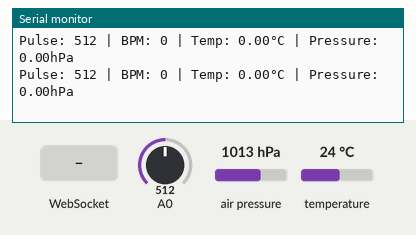
Simulated run of this sketch. Board: ESP8266 (NodeMCU). Shown: the last lines printed to the serial monitor. The test bench sets the inputs (shaded band); at power-on: air pressure 1013 hPa, A0 = 512, temperature 24 °C.

Above: at 1.3 s.
1.4 s: WebSocket text "1" received
2.9 s: air pressure set to 952 hPa
At 2.99 s:
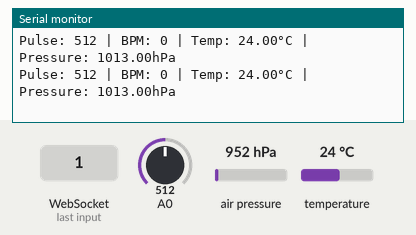
4.4 s: A0 set to 610
At 4.4 s:
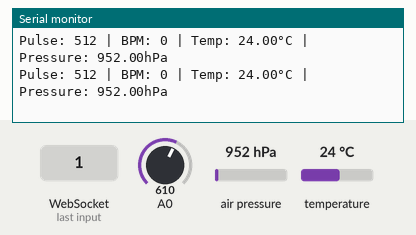
5.9 s: temperature set to 12 °C
At 6.23 s:
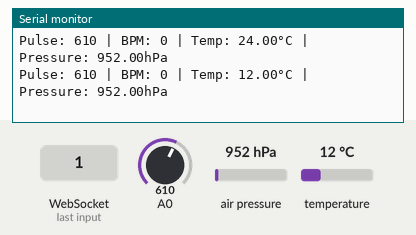
7.4 s: WebSocket text "0" received
At 7.41 s:
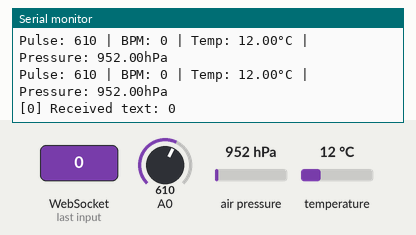
8.9 s: A0 set to 590
At 9.09 s:
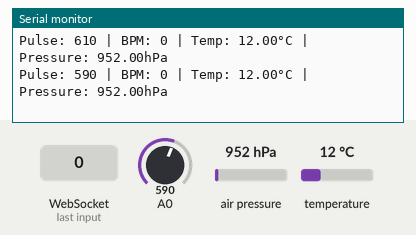
Timing chart, 0 to 11.4 s (numbered marks = the images above; inputs shaded):
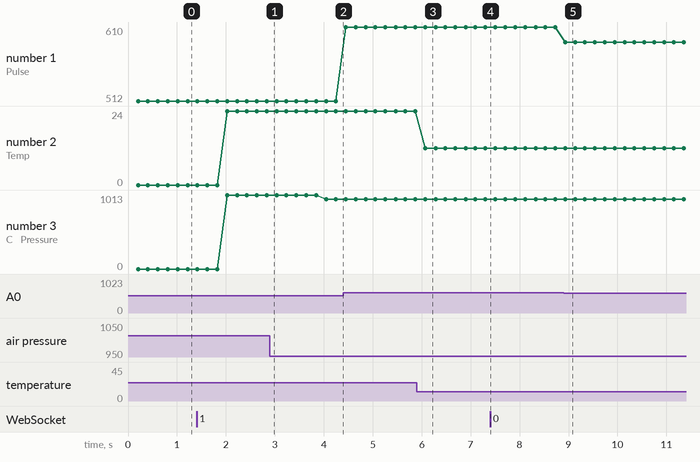

Measured:
- after the input at 5.9 s, the serial monitor: prints a new line after 0.17 s (image 3)
- after the input at 7.4 s, the serial monitor: prints a new line at once (image 4)
- after the input at 8.9 s, the serial monitor: prints a new line at once (image 5)
- plotted number 1: 512 → 610 after the input at 4.4 s, 610 → 590 after the input at 8.9 s
- plotted number 2: 24 → 12 after the input at 5.9 s
- plotted number 3: 1013 → 952 after the input at 2.9 s

The sketch:

health_monatring.ino
```cpp
/*
 * Health Monitoring System with ESP8266
 * Developed by: Yash Kumar C (firoziyash.in.net)
 *
 * Features:
 * - Real-time BPM monitoring with animated visualization
 * - Temperature and pressure monitoring (BMP280)
 * - Web-based interface accessible via ESP8266 AP mode
 * - Live pulse waveform graphing
 * - No internet required - standalone operation
 *
 * Hardware Required:
 * - ESP8266 NodeMCU
 * - HW-827 Pulse Sensor
 * - BMP280 Temperature/Pressure Sensor
 *
 * Part of elecBazaar.shop project collection
 *
 * Last Updated: 14/04/2025
 */

#include <ESP8266WiFi.h>
#include <ESP8266WebServer.h>
#include <WebSocketsServer.h>
#include <ArduinoJson.h>
#include <Wire.h>
#include <Adafruit_BMP280.h>

// AP Mode Configuration
const char* ap_ssid = "HealthMonitor";
const char* ap_password = "12345678";  // 8-63 characters

ESP8266WebServer server(80);
WebSocketsServer webSocket = WebSocketsServer(81);
Adafruit_BMP280 bmp; // I2C Interface

// Sensor variables
int pulseValue = 0;
int BPM = 0;
float temperature = 0;
float pressure = 0;
bool pulseDetected = false;
unsigned long lastBeatTime = 0;
unsigned long lastSerialPrintTime = 0;
unsigned long lastEnvReadTime = 0;

void setup() {
  Serial.begin(115200);
  delay(100);

  // Initialize BMP280
  if (!bmp.begin(0x76)) { // 0x76 or 0x77 depending on your module
    Serial.println("Could not find BMP280 sensor!");
    while (1);
  }

  // Set up Access Point
  Serial.println();
  Serial.print("Setting up AP Mode...");
  WiFi.mode(WIFI_AP);
  WiFi.softAP(ap_ssid, ap_password);

  Serial.println("AP Mode Activated");
  Serial.print("AP SSID: ");
  Serial.println(ap_ssid);
  Serial.print("AP Password: ");
  Serial.println(ap_password);
  Serial.print("AP IP Address: ");
  Serial.println(WiFi.softAPIP());

  // Start WebSocket server
  webSocket.begin();
  webSocket.onEvent(webSocketEvent);
  Serial.println("WebSocket server started on port 81");

  // Handle HTTP requests
  server.on("/", handleRoot);
  server.begin();
  Serial.println("HTTP server started on port 80");
}

void loop() {
  webSocket.loop();
  server.handleClient();

  // Read pulse sensor value
  pulseValue = analogRead(A0);

  // Read environmental data every 2 seconds
  if (millis() - lastEnvReadTime > 2000) {
    temperature = bmp.readTemperature();
    pressure = bmp.readPressure() / 100.0F; // Convert to hPa
    lastEnvReadTime = millis();
    sendEnvData();
  }

  // Print to Serial Monitor every 200ms
  if (millis() - lastSerialPrintTime > 200) {
    Serial.print("Pulse: ");
    Serial.print(pulseValue);
    Serial.print(" | BPM: ");
    Serial.print(BPM);
    Serial.print(" | Temp: ");
    Serial.print(temperature);
    Serial.print("°C | Pressure: ");
    Serial.print(pressure);
    Serial.println("hPa");
    lastSerialPrintTime = millis();
  }

  // Pulse detection algorithm
  if (pulseValue > 600) { // Adjust threshold based on your sensor
    if (!pulseDetected) {
      pulseDetected = true;
      if (lastBeatTime > 0) { // Only calculate BPM if we have a previous beat
        BPM = 60000 / (millis() - lastBeatTime);
        Serial.print("Beat detected! BPM: ");
        Serial.println(BPM);
      }
      lastBeatTime = millis();
      sendPulseData();
    }
  } else {
    pulseDetected = false;

    // Send continuous data for graph
    if (millis() % 50 == 0) { // Send every 50ms
      sendGraphData();
    }
  }

  delay(10);
}

void sendPulseData() {
  DynamicJsonDocument doc(1024);
  doc["type"] = "pulse";
  doc["value"] = pulseValue;
  doc["bpm"] = BPM;
  String jsonStr;
  serializeJson(doc, jsonStr);
  webSocket.broadcastTXT(jsonStr);
}

void sendEnvData() {
  DynamicJsonDocument doc(1024);
  doc["type"] = "environment";
  doc["temp"] = temperature;
  doc["pressure"] = pressure;
  String jsonStr;
  serializeJson(doc, jsonStr);
  webSocket.broadcastTXT(jsonStr);
}

void sendGraphData() {
  DynamicJsonDocument doc(1024);
  doc["type"] = "graph";
  doc["value"] = pulseValue;
  String jsonStr;
  serializeJson(doc, jsonStr);
  webSocket.broadcastTXT(jsonStr);
}

void handleRoot() {
  String html = R"=====(
<!DOCTYPE html>
<html>
<head>
  <title>Health Monitor</title>
  <meta name='viewport' content='width=device-width, initial-scale=1.0'>
  <style>
    body { font-family: Arial, sans-serif; margin: 0; padding: 20px; background: #f5f5f5; }
    .container { max-width: 800px; margin: 0 auto; background: white; padding: 20px; border-radius: 10px; box-shadow: 0 0 10px rgba(0,0,0,0.1); }
    h1 { text-align: center; color: #333; }
    .sensor-container { display: flex; flex-wrap: wrap; gap: 20px; margin-bottom: 20px; }
    .sensor-card { flex: 1; min-width: 200px; background: #f9f9f9; padding: 15px; border-radius: 8px; box-shadow: 0 2px 5px rgba(0,0,0,0.1); }
    .sensor-title { font-weight: bold; margin-bottom: 10px; color: #444; }
    .sensor-value { font-size: 1.5em; }
    #bpm-value { color: #e74c3c; }
    #temp-value { color: #3498db; }
    #pressure-value { color: #2ecc71; }
    #pulse {
      width: 200px; height: 200px; margin: 20px auto;
      border-radius: 50%; background: #ffcccc;
      display: flex; align-items: center; justify-content: center;
      transition: all 0.3s; box-shadow: 0 0 20px rgba(255,0,0,0.3);
    }
    #graph-container { width: 100%; margin-top: 20px; }
    #graph { width: 100%; height: 200px; border: 1px solid #ddd; background: #f9f9f9; }
    .ap-info { margin-top: 20px; padding: 10px; background: #eef; border-radius: 5px; text-align: center; }
    .status { font-weight: bold; margin-top: 10px; }
    .connected { color: #27ae60; }
    .disconnected { color: #e74c3c; }
  </style>
</head>
<body>
  <div class="container">
    <h1>Health Monitoring System</h1>
    <div class="ap-info">
      <div>Network: <strong>%AP_SSID%</strong></div>
      <div>IP: <strong>%AP_IP%</strong></div>
    </div>

    <div class="sensor-container">
      <div class="sensor-card">
        <div class="sensor-title">Heart Rate</div>
        <div id="pulse"><div id="bpm-value">--</div></div>
        <div>Pulse Value: <span id="pulse-value">0</span></div>
      </div>

      <div class="sensor-card">
        <div class="sensor-title">Temperature</div>
        <div id="temp-value" class="sensor-value">-- °C</div>
      </div>

      <div class="sensor-card">
        <div class="sensor-title">Pressure</div>
        <div id="pressure-value" class="sensor-value">-- hPa</div>
      </div>
    </div>

    <div id="graph-container">
      <canvas id="graph"></canvas>
    </div>

    <div class="status" id="status">Connecting...</div>
  </div>

  <script>
    // DOM elements
    const bpmElement = document.getElementById('bpm-value');
    const pulseElement = document.getElementById('pulse');
    const pulseValueElement = document.getElementById('pulse-value');
    const tempElement = document.getElementById('temp-value');
    const pressureElement = document.getElementById('pressure-value');
    const statusElement = document.getElementById('status');
    const canvas = document.getElementById('graph');
    const ctx = canvas.getContext('2d');

    // Set canvas size
    function resizeCanvas() {
      canvas.width = canvas.offsetWidth;
      canvas.height = canvas.offsetHeight;
      drawGrid();
    }

    // Draw grid background
    function drawGrid() {
      ctx.strokeStyle = '#eee';
      ctx.lineWidth = 1;

      // Horizontal lines
      for (let y = 0; y < canvas.height; y += canvas.height / 5) {
        ctx.beginPath();
        ctx.moveTo(0, y);
        ctx.lineTo(canvas.width, y);
        ctx.stroke();
      }

      // Vertical lines
      for (let x = 0; x < canvas.width; x += canvas.width / 10) {
        ctx.beginPath();
        ctx.moveTo(x, 0);
        ctx.lineTo(x, canvas.height);
        ctx.stroke();
      }
    }

    // Initial setup
    resizeCanvas();
    window.addEventListener('resize', resizeCanvas);

    // Graph variables
    const maxPoints = 200;
    let points = [];

    // WebSocket connection
    const ws = new WebSocket('ws://' + location.hostname + ':81/');

    ws.onopen = function() {
      statusElement.textContent = 'Connected to device';
      statusElement.className = 'status connected';
    };

    ws.onclose = function() {
      statusElement.textContent = 'Disconnected - trying to reconnect...';
      statusElement.className = 'status disconnected';
      setTimeout(() => location.reload(), 2000);
    };

    ws.onerror = function(error) {
      statusElement.textContent = 'Connection error';
      statusElement.className = 'status disconnected';
    };

    // Animation function
    function animatePulse() {
      const now = Date.now();
      const scale = 1 + 0.1 * Math.sin(now / 300);
      pulseElement.style.transform = `scale(${scale})`;
      requestAnimationFrame(animatePulse);
    }
    animatePulse();

    // Handle WebSocket messages
    ws.onmessage = function(event) {
      try {
        const data = JSON.parse(event.data);

        if (data.type === 'pulse') {
          bpmElement.textContent = data.bpm;
          pulseValueElement.textContent = data.value;

          // Pulse animation
          pulseElement.style.transform = 'scale(1.3)';
          pulseElement.style.backgroundColor = '#ff9999';
          setTimeout(() => {
            pulseElement.style.transform = 'scale(1)';
            pulseElement.style.backgroundColor = '#ffcccc';
          }, 200);

        } else if (data.type === 'environment') {
          tempElement.textContent = data.temp.toFixed(1) + " °C";
          pressureElement.textContent = data.pressure.toFixed(1) + " hPa";

        } else if (data.type === 'graph') {
          // Add new point to graph
          points.push(data.value);
          if (points.length > maxPoints) points.shift();

          // Redraw graph
          ctx.clearRect(0, 0, canvas.width, canvas.height);
          drawGrid();
          ctx.beginPath();

          const step = canvas.width / maxPoints;
          const scale = canvas.height / 1024;

          points.forEach((point, i) => {
            const x = i * step;
            const y = canvas.height - (point * scale);
            if (i === 0) ctx.moveTo(x, y);
            else ctx.lineTo(x, y);
          });

          ctx.strokeStyle = '#ff0000';
          ctx.lineWidth = 2;
          ctx.stroke();
        }
      } catch (e) {
        console.error('Error parsing message:', e);
      }
    };
  </script>
</body>
</html>
)=====";

  // Replace placeholders with actual AP info
  html.replace("%AP_SSID%", ap_ssid);
  html.replace("%AP_IP%", WiFi.softAPIP().toString());

  server.send(200, "text/html", html);
}

void webSocketEvent(uint8_t num, WStype_t type, uint8_t * payload, size_t length) {
  switch(type) {
    case WStype_DISCONNECTED:
      Serial.printf("[%u] Client disconnected\n", num);
      break;
    case WStype_CONNECTED:
      {
        IPAddress ip = webSocket.remoteIP(num);
        Serial.printf("[%u] Connection from %d.%d.%d.%d\n", num, ip[0], ip[1], ip[2], ip[3]);
        // Send initial data to new client
        sendPulseData();
        sendEnvData();
      }
      break;
    case WStype_TEXT:
      Serial.printf("[%u] Received text: %s\n", num, payload);
      break;
  }
}
```
